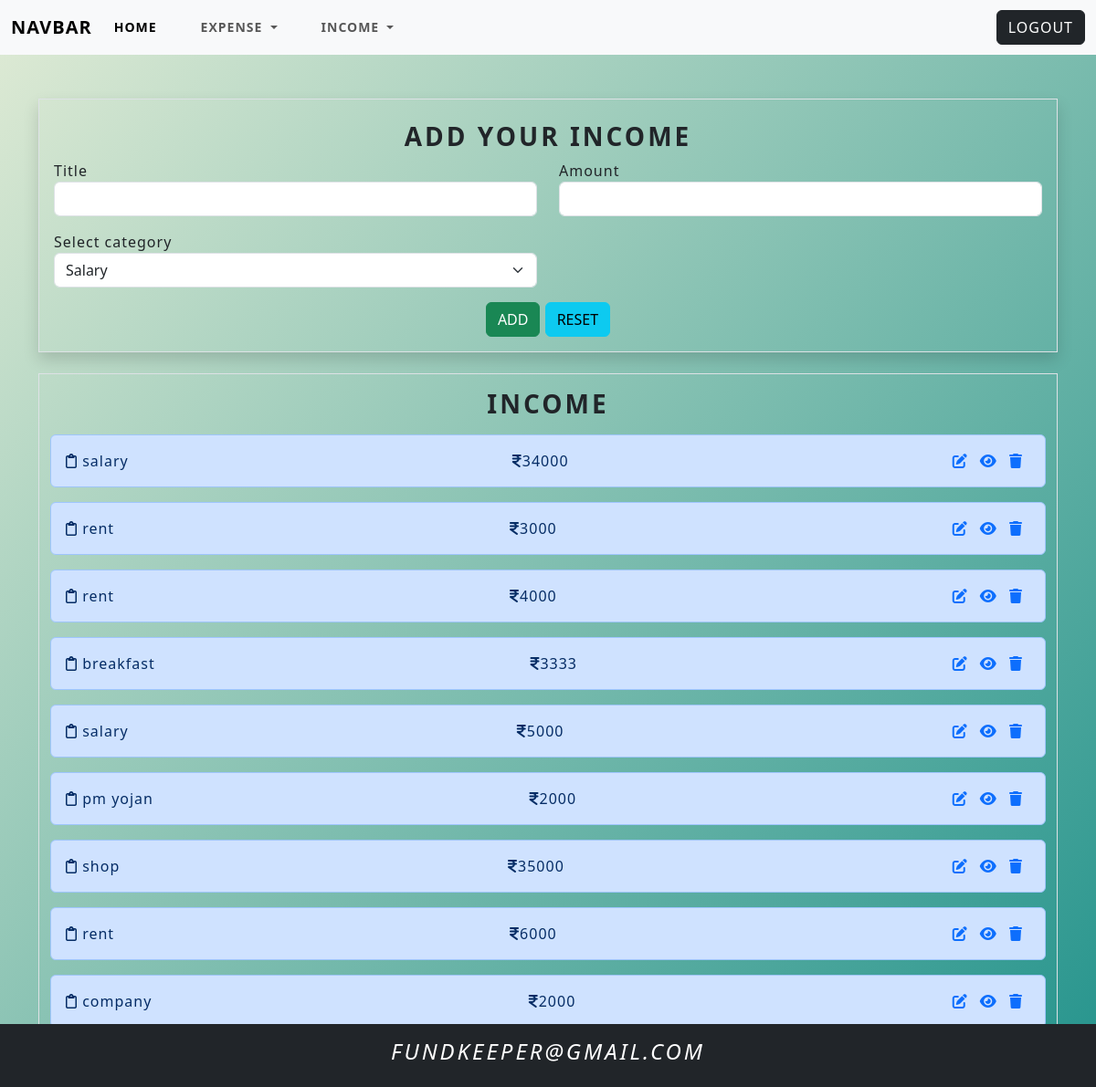
/income/add/ (signed in), run on the app's committed database.
### budget/models.py (models this page shows, shortened)
class Income(models.Model):
    title=models.CharField(max_length=200)
    amount=models.PositiveIntegerField()
    income_categories = (
        ("Salary", "Salary"),
        ("Business", "Business"),
        ("Investment", "Investment"),
        ("Rental", "Rental"),
        ("Interest", "Interest"),
        ("Dividend", "Dividend"),
        ("Royalty", "Royalty"),
        ("Capital", "Capital"),
        ("Pension", "Pension"),
        ("SocialSecurity", "SocialSecurity")
    )
    category=models.CharField(max_length=200,choices=income_categories,default="Salary")
    user_object=models.ForeignKey(User,on_delete=models.CASCADE)
    created_date=models.DateTimeField(auto_now_add=True)

### budget/views.py (the view, shortened to what this page needs)
# urls.py: path("income/add/",views.IncomeCreateView.as_view(),name="income-add"),
@method_decorator(signin_required,name="dispatch")
class IncomeCreateView(View):
    def get(self,request,*args,**kwargs):
        form_instance=IncomeForm()
        qs=Income.objects.filter(user_object=request.user).order_by("-created_date")
        return render(request,"income_add.html",{"form":form_instance,"data":qs})

### budget/forms.py
class IncomeForm(forms.ModelForm):
    class Meta:
        model=Income
        exclude=("id","created_date","user_object")
        widgets={
            "title":forms.TextInput(attrs={"class":"form-control"}),
            "amount":forms.NumberInput(attrs={"class":"form-control"}),
            "category":forms.Select(attrs={"class":"form-control form-select"}),
        }

### budget/templates/income_add.html (shortened to what this page needs)
{%extends 'base.html'%}
{%block main_block%}
<div class="container mt-5">
    <div class="container-fluid border p-3 shadow mb-4"
    data-aos="zoom-out-up"
    data-aos-easing="ease-out-cubic"
    data-aos-duration="2000">
        <h3 class="text-center fw-bold my-2">Add Your Income</h3>
        <form action="" method="post">
            <div class="mb-3">
               <div class="row">
                <div class="col-6">
                    <label for="">Title</label>
                    {{form.title}}
                </div>
                <div class="col-6">
                    <label for="">Amount</label>
                    {{form.amount}}
                </div>
               </div>
            </div>
            <div class="mb-3">
                <div class="row">
                 <div class="col-6">
                     <label for="">Select category</label>
                     {{form.category}}
                 </div>
                </div>
             </div>
             <div class="d-flex justify-content-center mt-3">
               <div>
                <button type="submit" class="btn btn-success">Add</button>
                <button type="reset" class="btn btn-info">Reset</button>
               </div>
             </div>
        </form>
    </div>
    <div class="container-fluid border mb-5">
        <h3 class="text-center fw-bold my-3">Income</h3>
        {%for e in data%}
        <div class="alert alert-primary d-flex justify-content-between" role="alert" data-aos="fade-down"
        data-aos-easing="linear"
        data-aos-duration="1000">
           <div> <i class="fa-regular fa-clipboard"></i> {{e.title}}</div>
         <div>   <i class="fa-solid fa-indian-rupee-sign"></i>{{e.amount}}</div>
            <div>
                <a href="{%url 'income-update' e.id%}" class="me-2"><i class="fa-solid fa-pen-to-square"> </i></a>
                <a href="{%url 'income-detail' e.id%}" class="me-2"><i class="fa-solid fa-eye"></i></a>
                <a href="{%url 'income-delete' e.id%}" class="me-2"><i class="fa-solid fa-trash"></i></a>
            </div>
          </div>
        {%endfor%}
    </div>
</div>
{%endblock%}

### budget/templates/income_add.html (style rules this page uses)
body { background: linear-gradient(132deg, rgb(224, 235, 213) 0.00%, rgb(37, 148, 141) 100.00%); }

### data on the page
Income: title "salary", amount "34000"
Income: title "rent", amount "3000"
Income: title "rent", amount "4000"
Income: title "breakfast", amount "3333"
Income: title "salary", amount "5000"
Income: title "pm yojan", amount "2000"
Income: title "shop", amount "35000"
Income: title "rent", amount "6000"
Income: title "company", amount "2000"
